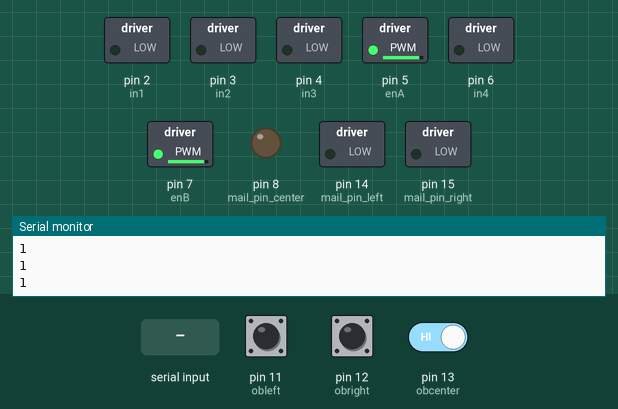
This sketch was run on a simulated Arduino Mega 2560, built with avr-gcc and run on an emulated ATmega2560. Shown: switched loads named in the sketch (green lamp = pin HIGH), output pins drawn as LEDs (lit = HIGH), the last lines printed to the serial monitor. Inputs (shaded band) come from the test bench; at power-on: pin 11 (obleft) HIGH, pin 12 (obright) HIGH, pin 13 (obcenter) HIGH.

Above: at 1.2 s.
1.3 s: pin 11 (obleft) pulled LOW for 0.15 s
At 1.9 s:
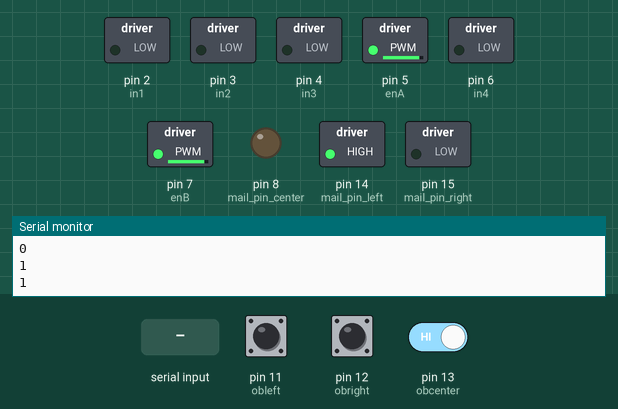
4.4 s: "b" received over the second serial link
At 6.1 s:
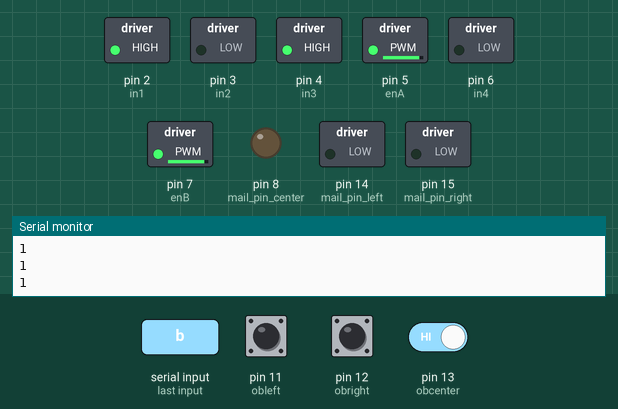
6.8 s: "f" received over the second serial link
At 7.9 s:
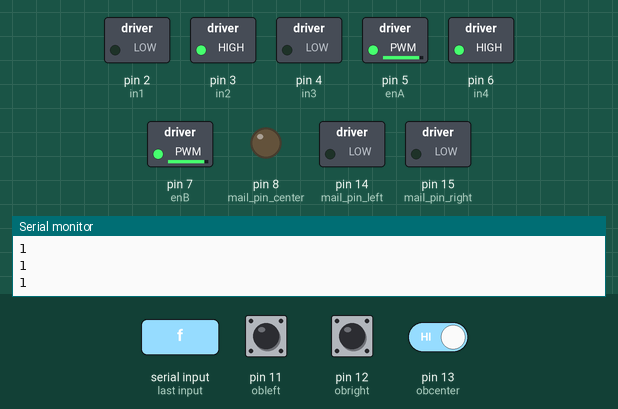
8.3 s: pin 12 (obright) pulled LOW for 0.15 s
At 9.7 s:
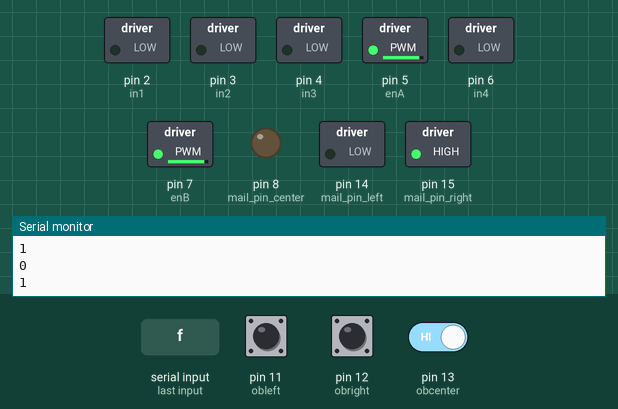
11.4 s: pin 13 (obcenter) driven LOW
At 12.6 s:
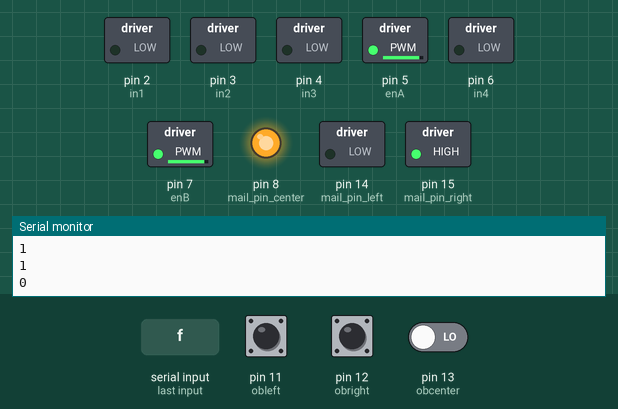
14.4 s: "r" received over the second serial link
At 16.9 s:
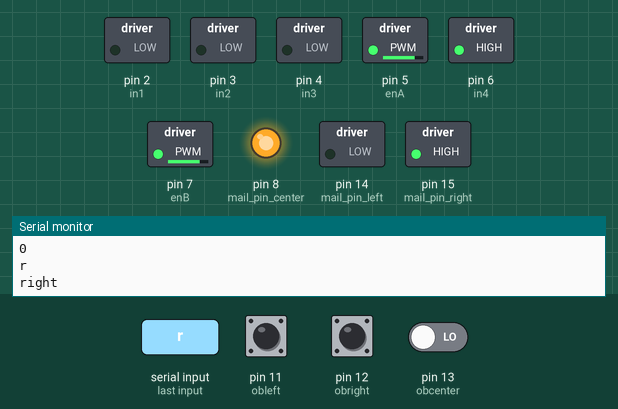
Timing chart, 0 to 25.4 s (numbered marks = the images above; inputs shaded):
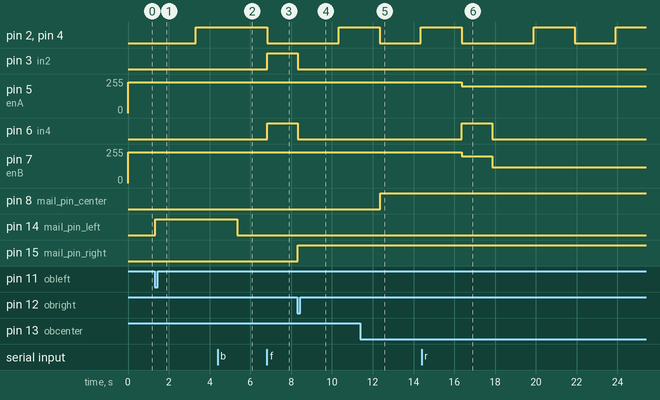

Measured:
- after the input at 1.3 s, pin 2 (in1), pin 4 (in3): LOW → HIGH after 2.0 s; pin 14 (mail_pin_left): LOW → HIGH at once
- after the input at 4.4 s, pin 2 (in1), pin 4 (in3): stays HIGH (without the input it goes to LOW after 0.93 s)
- after the input at 6.8 s, pin 2 (in1), pin 4 (in3): HIGH → LOW at once; pin 3 (in2), pin 6 (in4): LOW → HIGH at once
- after the input at 8.3 s, pin 2 (in1), pin 4 (in3): LOW → HIGH after 2.0 s; pin 3 (in2), pin 6 (in4): HIGH → LOW at once; pin 15 (mail_pin_right): LOW → HIGH at once
- after the input at 11.4 s, pin 8 (mail_pin_center): LOW → HIGH after 0.96 s; pin 15 (mail_pin_right): stays HIGH (without the input it goes to LOW after 0.96 s)
- after the input at 14.4 s, pin 5 (enA): 230/255 → 200/255 after 2.0 s; pin 6 (in4): LOW → HIGH after 2.0 s, → LOW 1.5 s later; pin 7 (enB): 230/255 → 200/255 after 2.0 s, → 120/255 1.5 s later

The sketch:

bluetooth_robot.ino
```cpp
char BT_input;

int enA = 5;
int in1 = 2;
int in2 = 3;
// Motor B connections
int enB = 7;
int in3 = 4;
int in4 = 6;

int obleft = 11;
int ob_val_left;

int obright = 12;
int ob_val_right;

int obcenter = 13;
int ob_val_center;


int mail_pin_left= 14;
int mail_pin_right= 15;
int mail_pin_center= 8;

void setup() {
  Serial2.begin(9600);
  Serial.begin(9600);
  // Set all the motor control pins to outputs
  pinMode(enA, OUTPUT);
  pinMode(enB, OUTPUT);
  pinMode(in1, OUTPUT);
  pinMode(in2, OUTPUT);
  pinMode(in3, OUTPUT);
  pinMode(in4, OUTPUT);

  pinMode(mail_pin_left, OUTPUT);
  pinMode(mail_pin_right, OUTPUT);
  pinMode(mail_pin_center, OUTPUT);

  pinMode(obleft, INPUT);
  pinMode(obright, INPUT);
  pinMode(obcenter, INPUT);

  analogWrite(enA, 230);
  analogWrite(enB, 230);

  // Turn off motors - Initial state
  digitalWrite(in1, LOW);
  digitalWrite(in2, LOW);
  digitalWrite(in3, LOW);
  digitalWrite(in4, LOW);
}

void loop() {

ob_val_left = digitalRead(obleft);
delay(10);
ob_val_right = digitalRead(obright);
delay(10);
ob_val_center = digitalRead(obcenter);
delay(10);
Serial.println(ob_val_left);
  Serial.println(ob_val_right);
  Serial.println(ob_val_center);

if(!ob_val_left || !ob_val_right || !ob_val_center)
{
  if (!ob_val_left)
  {
digitalWrite(mail_pin_left, HIGH);
  }
  else if(!ob_val_right)
  {
    digitalWrite(mail_pin_right, HIGH);
  }
  else if(!ob_val_center)
  {
    digitalWrite(mail_pin_center, HIGH);
  }

digitalWrite(in1, LOW);
  digitalWrite(in2, LOW);
  digitalWrite(in3, LOW);
  digitalWrite(in4, LOW);
  delay(2000);
  digitalWrite(in1, 1);
  digitalWrite(in2, 0);
  digitalWrite(in3, 1);
  digitalWrite(in4, 0);
  delay(2000);

  digitalWrite(in1, LOW);
  digitalWrite(in2, LOW);
  digitalWrite(in3, LOW);
  digitalWrite(in4, LOW);

}
else
{
digitalWrite(mail_pin_left, LOW);
digitalWrite(mail_pin_right, LOW);
digitalWrite(mail_pin_center, LOW);
}

if (Serial2.available())
  {
   BT_input=Serial2.read();
   Serial.println(BT_input);
    if (BT_input=='s')
    {
      digitalWrite(in1, LOW);
  digitalWrite(in2, LOW);
  digitalWrite(in3, LOW);
  digitalWrite(in4, LOW);
      Serial.println("Motors are Off");
    }
    else if (BT_input=='b')
    {
       digitalWrite(in1, 1);
  digitalWrite(in2, 0);
  digitalWrite(in3, 1);
  digitalWrite(in4, 0);
      Serial.println("Backward");
    }
    else if (BT_input=='f')
    {
      digitalWrite(in1, 0);
  digitalWrite(in2, 1);
  digitalWrite(in3, 0);
  digitalWrite(in4, 1);
      Serial.println("Forward");
    }
   else if (BT_input=='r')
    {
      analogWrite(enA, 200);
  analogWrite(enB, 200);
      digitalWrite(in1, 0);
      digitalWrite(in2, 0);
      digitalWrite(in3, 0);
      digitalWrite(in4, 1);
      Serial.println("right");

      delay(1500); // to increase the right turn
analogWrite(enA, 200);
  analogWrite(enB, 120);
      digitalWrite(in1, LOW);
  digitalWrite(in2, LOW);
  digitalWrite(in3, LOW);
  digitalWrite(in4, LOW);
    }
    else if (BT_input=='l')
    {
      analogWrite(enA, 200);
  analogWrite(enB, 200);
      digitalWrite(in1, 0);
      digitalWrite(in2, 1);
      digitalWrite(in3, 0);
      digitalWrite(in4, 0);
      Serial.println("left");

      delay(2000); // to increase the left turn

    analogWrite(enA, 200);
  analogWrite(enB, 200);

      digitalWrite(in1, LOW);
  digitalWrite(in2, LOW);
  digitalWrite(in3, LOW);
  digitalWrite(in4, LOW);
    }
  }
}
```
